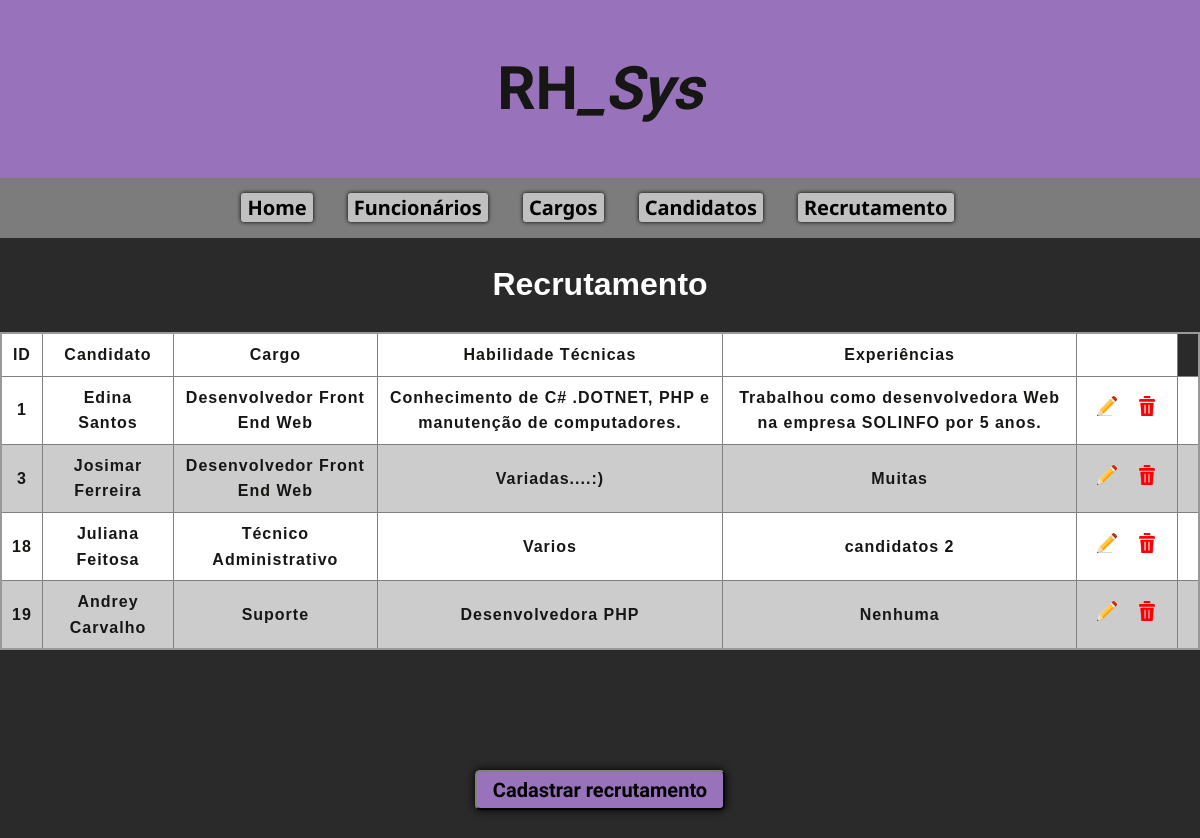
Before: /recrutamento/ with the older database file.
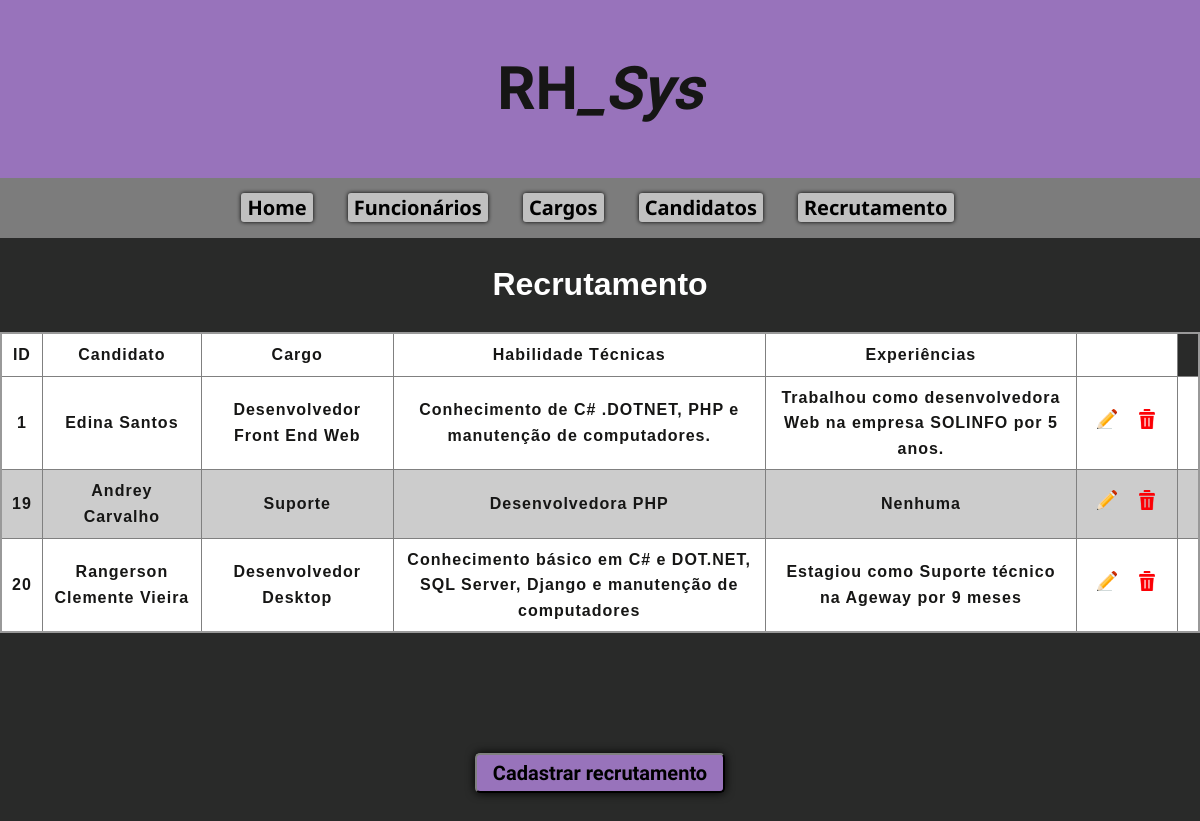
After: the same page with the newer database file.
### rh/models.py (models this page shows, shortened)
class Recrutamento(models.Model):
    nome_candidato = models.CharField(max_length=255)
    cargo = models.CharField(max_length=255)
    habilidades_tecnicas = models.TextField()
    experiencia_profissional = models.TextField()

### rh/views.py (the view)
# urls.py: path('recrutamento/', view_rh.recrutamento, name='recrutamento'),
def recrutamento(request):
    recrutamentos = Recrutamento.objects.all()
    context = {
        'title': 'Visualizar Recrutamento',
        'recrutamentos' : recrutamentos
    }
    return render(request, 'pages/listar/recrutamento.html',context)

### rh/templates/pages/listar/recrutamento.html
{% load static %}
{% include "partials/menu.html" %}
<h1 style="color: #fff; font-weight:bold">
    <center>Recrutamento</center>
</h1>
<table class="listagem_tabela">
    <thead>
        <tr>
            <th scope="col">ID</th>
            <th scope="col">Candidato</th>
            <th scope="col">Cargo</th>
            <th scope="col">Habilidade Técnicas</th>
            <th scope="col">Experiências</th>
            <th></th>
        </tr>
    </thead>
    <tbody>
        {% for recrutamento in recrutamentos %}
            <tr>
                <th scope="row"> {{ recrutamento.id }} </th>
                <th> {{ recrutamento.nome_candidato}} </th>
                <th> {{ recrutamento.cargo }} </th>
                <th> {{ recrutamento.habilidades_tecnicas }}</th>
                <th> {{ recrutamento.experiencia_profissional }}</th>
                <th style="width: 80px;">
                    <a style="padding-left: 7px; padding-right: 7px" href="{% url "editrecrutamento" recrutamento.id%}"><img src="{% static "img/editar.png" %}" width="20px" scrset=""></a>
                    <a style="padding-left: 7px; padding-right: 7px" href="{% url "deletrecrutamento" recrutamento.id%}"><img onclick="return confirmar_exclusao({{ recrutamento.id }})"src="{% static "img/excluir.png" %}" width="20px" scrset=""></a>
                <th>
            </tr>
        {% endfor %}
    </tbody>
</table>
<div class="button_novo_recrutamento">
    <a href="{% url "cadrecrutamento" %}"><button class="novo_recrutamento">Cadastrar recrutamento</button></a>
</div>
{% include "partials/final.html" %}

Changed rows visible on the page:
removed Recrutamento: id "3", nome_candidato "Josimar Ferreira", cargo "Desenvolvedor Front End Web", habilidades_tecnicas "Variadas....:)", experiencia_profissional "Muitas"
removed Recrutamento: id "18", nome_candidato "Juliana Feitosa", cargo "Técnico Administrativo", habilidades_tecnicas "Varios", experiencia_profissional "candidatos 2"
added Recrutamento: id "20", nome_candidato "Rangerson Clemente Vieira", cargo "Desenvolvedor Desktop", habilidades_tecnicas "Conhecimento básico em C# e DOT.NET, SQL Server, Django e manutenção de computadores", experiencia_profissional "Estagiou como Suporte técnico na Ageway por 9 meses"
